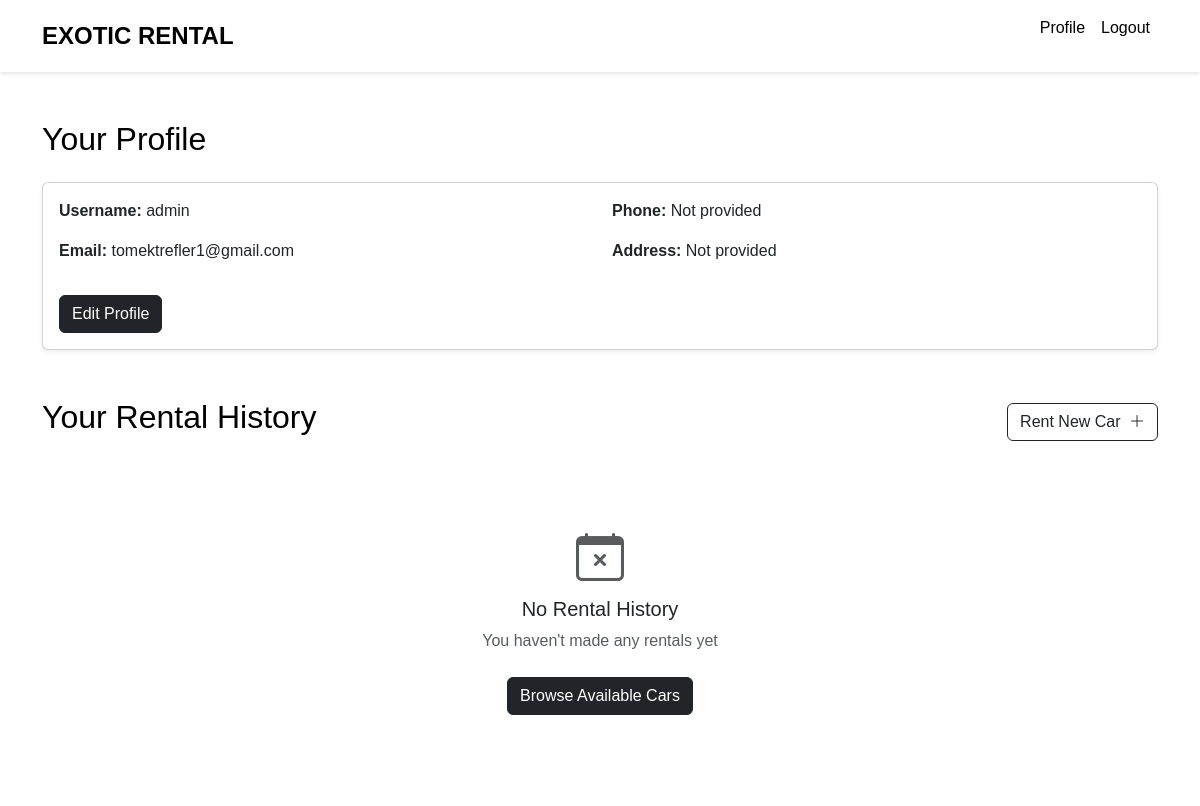
/profile/ (signed in), run on the app's committed database.
### rentals/models.py (models this page shows, shortened)
class User(AbstractUser):
    phone_number = models.CharField(max_length=20, blank=True)
    address = models.TextField(blank=True)
    is_customer = models.BooleanField(default=True)

### rentals/views.py (the view)
# urls.py: path('profile/', rental_views.profile, name='profile'),
@login_required
def profile(request):
    rentals = RentalOrder.objects.filter(user=request.user) \
        .select_related('car') \
        .order_by('-start_date')
    for rental in rentals:
        print(f"Rental ID: {rental.id}")
        print(f"Car Daily Rate: {rental.car.daily_rate}")
        print(f"Calculated Total: {rental.total_price}")
    return render(request, 'profile.html', {
        'user': request.user,
        'rentals': rentals
    })

### templates/profile.html
{% extends 'base.html' %}
{% block content %}
<div class="container py-5">
    <div class="mb-5">
        <h2 class="mb-4">Your Profile</h2>
        <div class="card shadow-sm">
            <div class="card-body">
                <div class="row">
                    <div class="col-md-6">
                        <p><strong>Username:</strong> {{ user.username }}</p>
                        <p><strong>Email:</strong> {{ user.email|default:"Not provided" }}</p>
                    </div>
                    <div class="col-md-6">
                        <p><strong>Phone:</strong> {{ user.phone_number|default:"Not provided" }}</p>
                        <p><strong>Address:</strong> {{ user.address|default:"Not provided" }}</p>
                    </div>
                </div>
                <a href="{% url 'edit_profile' %}" class="btn btn-dark mt-3">Edit Profile</a>
            </div>
        </div>
    </div>
    <div>
        <div class="d-flex justify-content-between align-items-center mb-4">
            <h2>Your Rental History</h2>
            <a href="{% url 'cars' %}" class="btn btn-outline-dark">
                Rent New Car <i class="bi bi-plus-lg ms-1"></i>
            </a>
        </div>
        {% if rentals %}
        <div class="table-responsive">
            <table class="table rental-table table-hover">
                <thead>
                    <tr>
                        <th>Order ID</th>
                        <th>Car Details</th>
                        <th>Rental Period</th>
                        <th>Daily Rate</th>
                        <th>Total Price</th>
                        <th>Status</th>
                    </tr>
                </thead>
                <tbody>
                    {% for rental in rentals %}
                    <tr>
                        <td>#{{ rental.id }}</td>
                        <td>
                            <strong>{{ rental.car.year }} {{ rental.car.make }} {{ rental.car.model }}</strong><br>
                            <small class="text-muted">
                                {{ rental.car.color }} • {{ rental.car.get_transmission_display }}
                            </small>
                        </td>
                        <td>
                            <div>{{ rental.start_date|date:"M d, Y" }}</div>
                            <div class="text-muted small">to</div>
                            <div>{{ rental.end_date|date:"M d, Y" }}</div>
                        </td>
                        <td>${{ rental.car.daily_rate|floatformat:2 }}</td>
                        <td class="text-success fw-bold">${{ rental.total_price|floatformat:2 }}</td>
                        <td>
                            <span class="badge
                                {% if rental.status == 'A' %}bg-success
                                {% elif rental.status == 'C' %}bg-danger
                                {% else %}bg-warning text-dark{% endif %}">
                                {{ rental.get_status_display }}
                            </span>
                        </td>
                    </tr>
                    {% endfor %}
                </tbody>
            </table>
        </div>
        {% else %}
        <div class="card border-0 text-center py-5">
            <div class="card-body">
                <i class="bi bi-calendar-x text-muted" style="font-size: 3rem;"></i>
                <h5 class="mt-3">No Rental History</h5>
                <p class="text-muted">You haven't made any rentals yet</p>
                <a href="{% url 'cars' %}" class="btn btn-dark mt-2">
                    Browse Available Cars
                </a>
            </div>
        </div>
        {% endif %}
    </div>
</div>
{% endblock %}

### templates/base.html (style rules this page uses)
body { font-family: 'Arial', sans-serif; color: #000; margin: 0; padding: 0; min-height: 100vh; display: flex; flex-direction: column; }

### data on the page
User: username "admin", email "tomektrefler1@gmail.com", phone_number "Not provided", address "Not provided"
